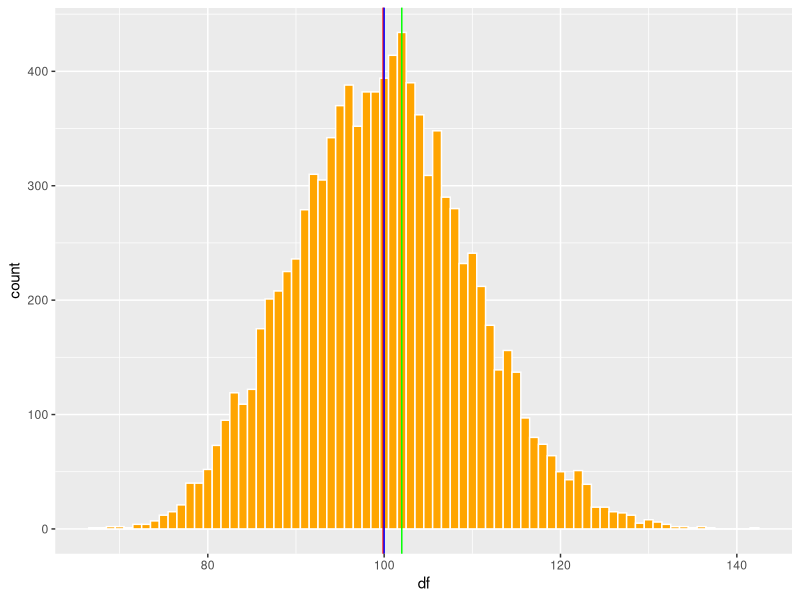
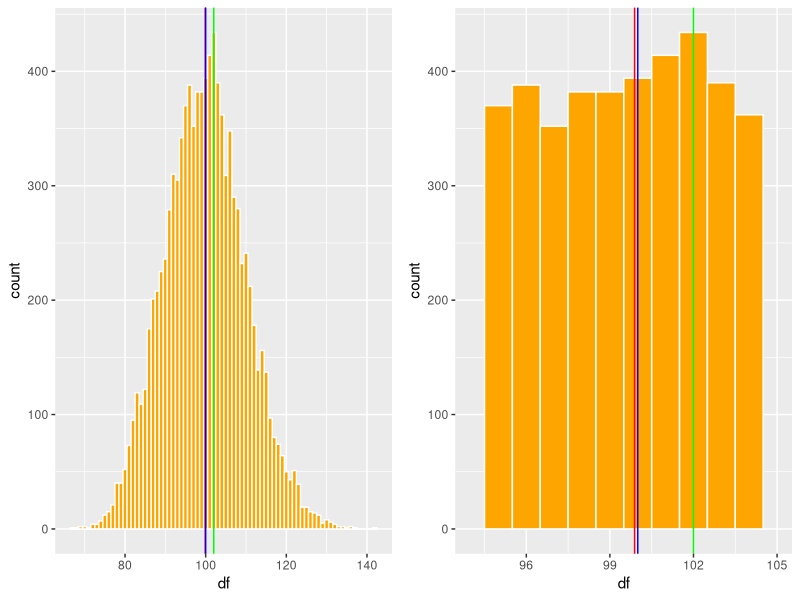
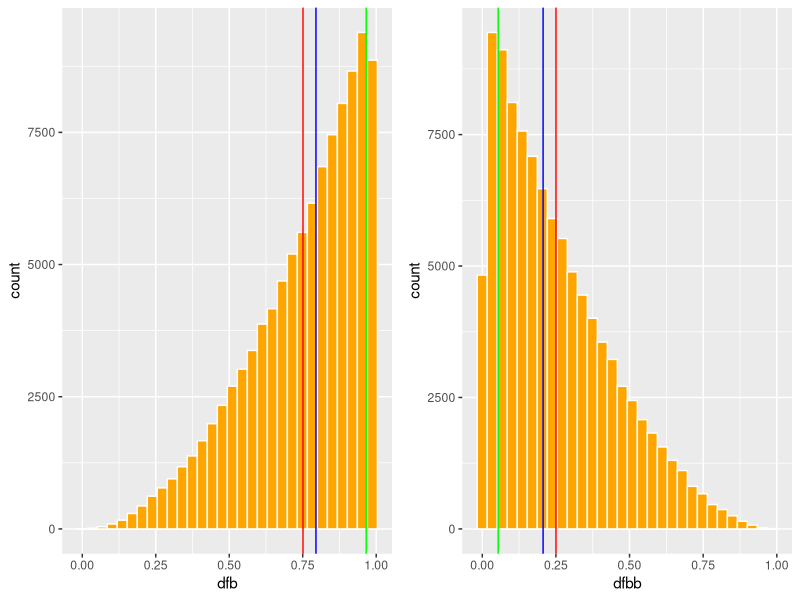
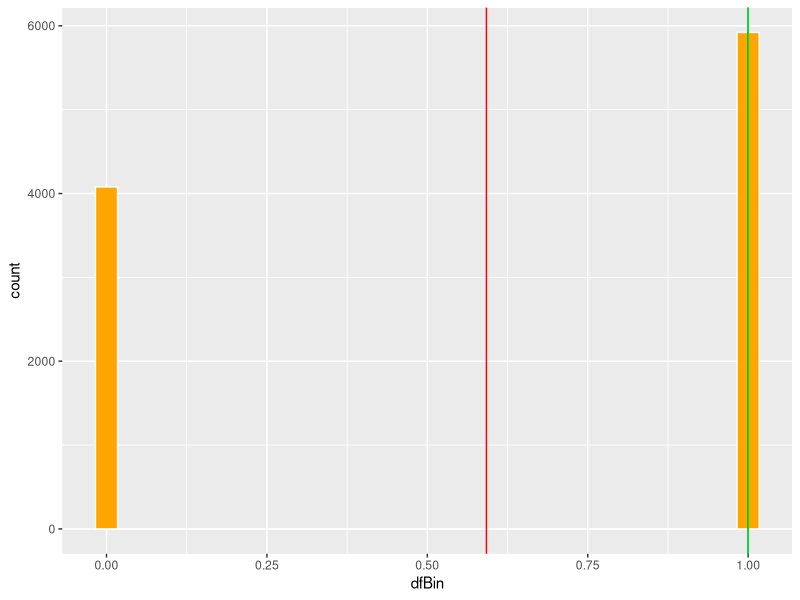

R code for these plots, in order:
## ---- chunk 1
knitr::opts_chunk$set(echo = TRUE, warning=FALSE, message = FALSE)
## ---- chunk 2

Sys.Date()
## ---- chunk 3
library(ggplot2)
library(Hmisc)
library(gridExtra) # Un paquete para organizar las figuras de ggplot2
library(statip)
## ---- chunk 4
x=c(0,1,2,3,4,5,6,7,8,9,10)

mean(x)

## ---- chunk 5
x=c(0,1,2,3,4,5,6,7,8,9,1000)
sum(x)/length(x)
mean(x)

## ---- chunk 6
b=c(247,0,3,43626,26,23,1,2,4,5,24,6,7)
b=sort(b)
length(b)
median(b)
## ---- chunk 7
b=c(247,0,3,43626,26,23,1,2,4,5,24,6,7,7)
b=sort(b)
b
median(b)
## ---- chunk 8
library(statip)
## ---- chunk 9
statip::mfv(b)
## ---- chunk 10
df=rpois(10000, 100)
df1=data.frame(df)
head(df1, n=2)
## ---- chunk 11
library(statip)
#mean(df1$df)
#median(df1$df)
#statip::mfv(df1$df)
## ---- chunk 12

pro=mean(df1$df)
med=median(df1$df)
mod=statip::mfv(df1$df)
## ---- chunk 13
a=ggplot(df1, aes(df))+
  geom_histogram(fill="orange", colour="white", binwidth = 1)+
  geom_vline(aes(xintercept = pro), colour="red")+
  geom_vline(aes(xintercept = med), colour="blue")+
  geom_vline(aes(xintercept = mod), colour="green")+
  theme(legend.position = "none")
a
## ---- chunk 14
b=ggplot(df1, aes(df))+
  geom_histogram(fill="orange", colour="white", binwidth = 1)+
  geom_vline(aes(xintercept = pro), colour="red")+
  geom_vline(aes(xintercept = med), colour="blue")+
  geom_vline(aes(xintercept = mod), colour="green")+
  xlim(94,105)+
  theme(legend.position = "none")

## ---- chunk 15
gridExtra::grid.arrange(a,b, ncol=2)
## ---- chunk 16
dfb= round(rbeta(100000, 3,1, ncp = 0),3)
dfb=data.frame(dfb)

dfbb= round(rbeta(100000, 1,3, ncp = 0),3)
dfbb=data.frame(dfbb)

## ---- chunk 17
mea=mean(dfb$dfb)
med=median(dfb$dfb)
mod=statip::mfv(dfb$dfb)

meab=mean(dfbb$dfbb)
medb=median(dfbb$dfbb)
modb=statip::mfv(dfbb$dfbb)


c=ggplot(dfb, aes(dfb))+
  geom_histogram(fill="orange", colour="white")+
  geom_vline(aes(xintercept = mea), colour="red")+
  geom_vline(aes(xintercept = med), colour="blue")+
  geom_vline(aes(xintercept = mod), colour="green")+
  theme(legend.position = "none")

d=ggplot(dfbb, aes(dfbb ))+
  geom_histogram(fill="orange", colour="white")+
  geom_vline(aes(xintercept = meab), colour="red")+
  geom_vline(aes(xintercept = medb), colour="blue")+
  geom_vline(aes(xintercept = modb), colour="green")+
  theme(legend.position = "none")

grid.arrange(c,d, ncol=2)
## ---- chunk 18
dfBin=replicate(10000,rbinom(length(.6), size=1,prob =0.6))
dfBin=data.frame(dfBin)
head(dfBin)
## ---- chunk 19
mea=mean(dfBin$dfBin)
med=median(dfBin$dfBin)
mod=mfv(dfBin$dfBin)
mea


ggplot(dfBin, aes(dfBin))+
  geom_histogram(fill="orange", colour="white")+
  geom_vline(aes(xintercept = mea), colour="red")+
  geom_vline(aes(xintercept = med), colour="blue")+
  geom_vline(aes(xintercept = mod), colour="green")+
  theme(legend.position = "none")
